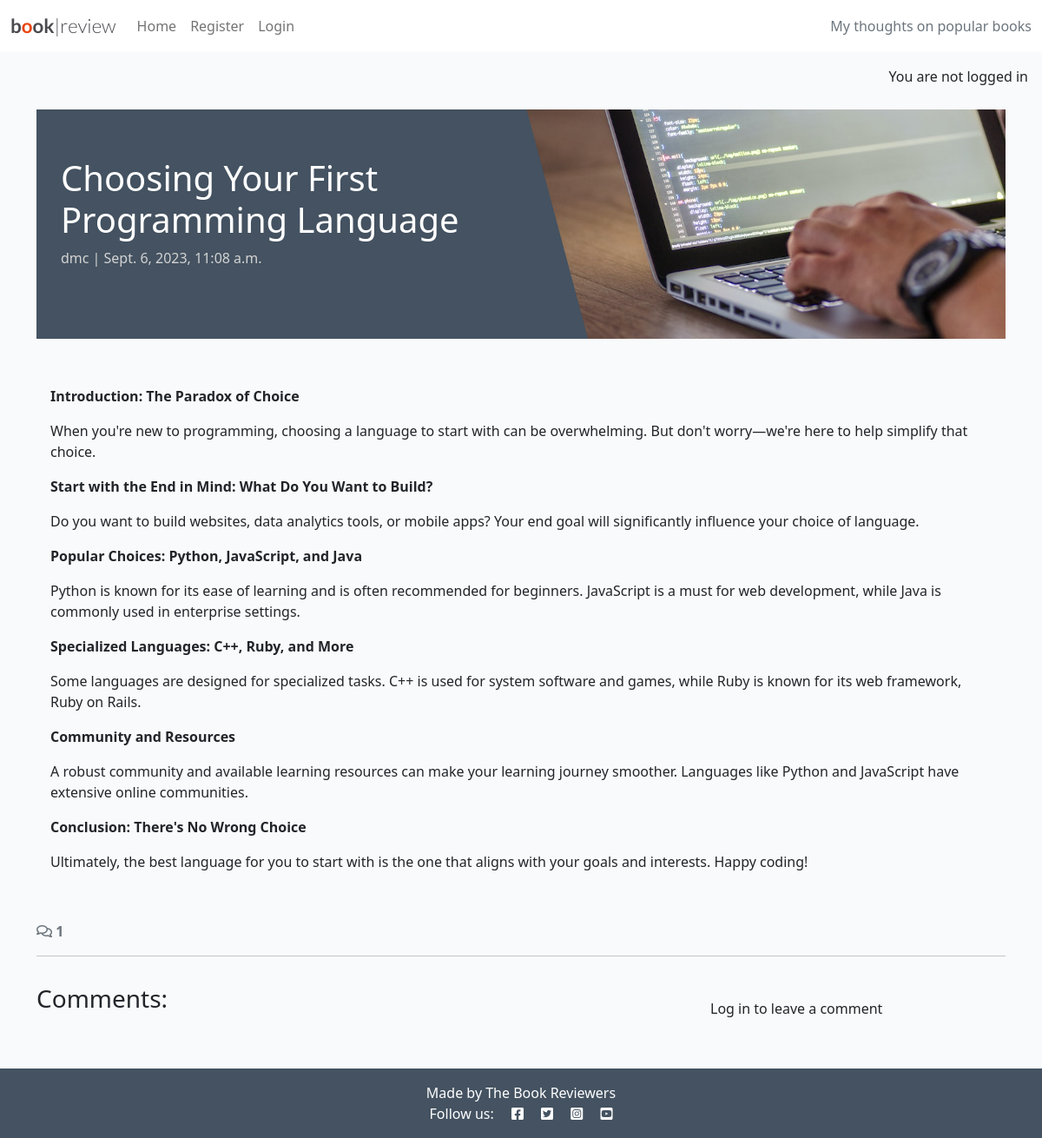
Page /choosing-your-first-programming-language/ on the committed database.
### blog/models.py (models this page shows, shortened)
class Post(models.Model):
    title = models.CharField(max_length=200, unique=True)
    slug = models.SlugField(max_length=200, unique=True)
    author = models.ForeignKey(User, on_delete=models.CASCADE, related_name="blog_posts", default='DMC')
    content = models.TextField()
    created_on = models.DateTimeField(auto_now_add=True)
    status = models.IntegerField(choices=STATUS, default=0)
    updated_on = models.DateTimeField(auto_now=True)
    class Meta:
        ordering = ["-created_on"]

### blog/views.py (the view, shortened to what this page needs)
# urls.py: path('<slug:slug>/', views.post_detail, name='post_detail'),
def post_detail(request, slug):
    queryset = Post.objects.filter(status=1)
    post = get_object_or_404(queryset, slug=slug)
    comments = "comment 1"
    comment_count = post.comments.filter(approved=True).count()
    comment_form = CommentForm()
    print("render template")
    return render(
            request,
            "blog/post_detail.html",
            {
                "post": post,
                "comments": comments,
                "comment_count": comment_count,
                "comment_form": comment_form,
            },
        )

### blog/templates/blog/post_detail.html (shortened to what this page needs)
{% extends 'base.html' %} {% block content %}
{% load static %}
{% load crispy_forms_tags %}
<div class="masthead">
    <div class="container">
        <div class="row g-0">
            <div class="col-md-6 masthead-text">
                <h1 class="post-title">{{ post.title }}</h1>
                <p class="post-subtitle">{{ post.author }} | {{ post.created_on }}</p>
            </div>
            <div class="d-none d-md-block col-md-6 masthead-image">
                <img src="{% static 'images/default.jpg' %}" class="scale" alt="placeholder">
            </div>
        </div>
    </div>
</div>
<div class="container">
    <div class="row">
        <div class="col card mb-4  mt-3 left  top">
            <div class="card-body">
                <p class="card-text">
                    {{ post.content | safe }}
                </p>
            </div>
        </div>
    </div>
    <div class="row">
        <div class="col-12">
            <strong class="text-secondary">
                <i class="far fa-comments"></i> {{ comment_count }}
            </strong>
        </div>
        <div class="col-12">
            <hr>
        </div>
    </div>
    <div class="row">
        <div class="col-md-8 card mb-4  mt-3 ">
            <h3>Comments:</h3>
            <div class="card-body">
            </div>
        </div>
        <div class="col-md-4 card mb-4  mt-3 ">
            <div class="card-body">
                {% if user.is_authenticated %}
                <h3>Leave a comment:</h3>
                <p>Posting as: {{ user.username }}</p>
                <form id="commentForm" method="post" style="margin-top: 1.3em;">
                    {{ comment_form | crispy }}
                    {% csrf_token %}
                    <button id="submitButton" type="submit" class="btn btn-signup btn-lg">Submit</button>
                </form>
                {% else %}
                <p>Log in to leave a comment</p>
                {% endif %}
            </div>
        </div>
    </div>
</div>
{% endblock content %}

### static/css/style.css (style rules this page uses)
body { background-color: #F9FAFC; }
.main-bg { background-color: #F9FAFC; }
.card { border: none; background-color: transparent; }
.scale { width: 100%; height: auto; }
.masthead { margin-top: 10px; overflow: hidden; position: relative; display: inline-block; height: 33vh; width: 100%; }
.masthead-text { background-color: #445261; color: white; position: relative; }
.masthead-image { position: relative; overflow: hidden; }
.masthead-image:after { content: ""; position: absolute; top: 0; right: 90%; height: 100%; width: 150%; background: #445261; -webkit-transform: skew(15deg); -moz-transform: skew(15deg); transform: skew(15deg); z-index: 100; }
.post-title { margin-top: 10%; margin-left: 5%; }
.post-subtitle { margin-left: 5%; color: lightgray; }

### rows in the picture
Post: title "Choosing Your First Programming Language", author "dmc", created_on "Sept. 6, 2023, 11:08 a.m.", content "Introduction: The Paradox of Choice When you're new to programming, choosing a language to start with can be overwhelming. But don't worry—we're here to help simplify that choice. Start with the End in Mind: What Do You Want to Build? Do you want to build websites, data analytics tools, or mobile apps? Your end goal will significantly influence your choice of language. Popular Choices: Python, JavaScript, and Java Python is known for its ease of learning and is often recommended for beginners. JavaScript is a must for web development, while Java is commonly used in enterprise settings. Specialized Languages: C++, Ruby, and More Some languages are designed for specialized tasks. C++ is used…"

### other values in the picture
{{ comment_count }} "1"
